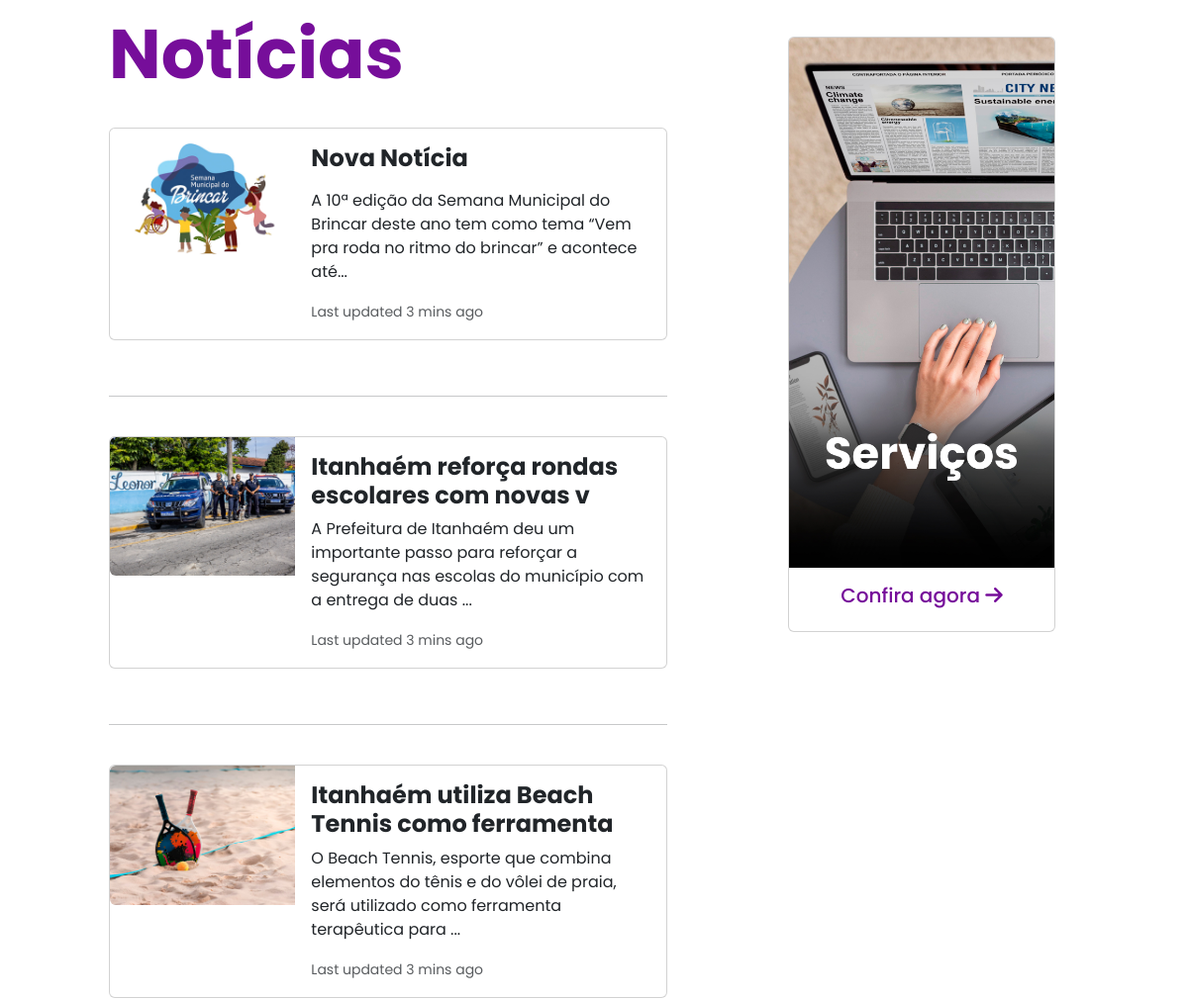
Before: / (middle part) with the older database file.
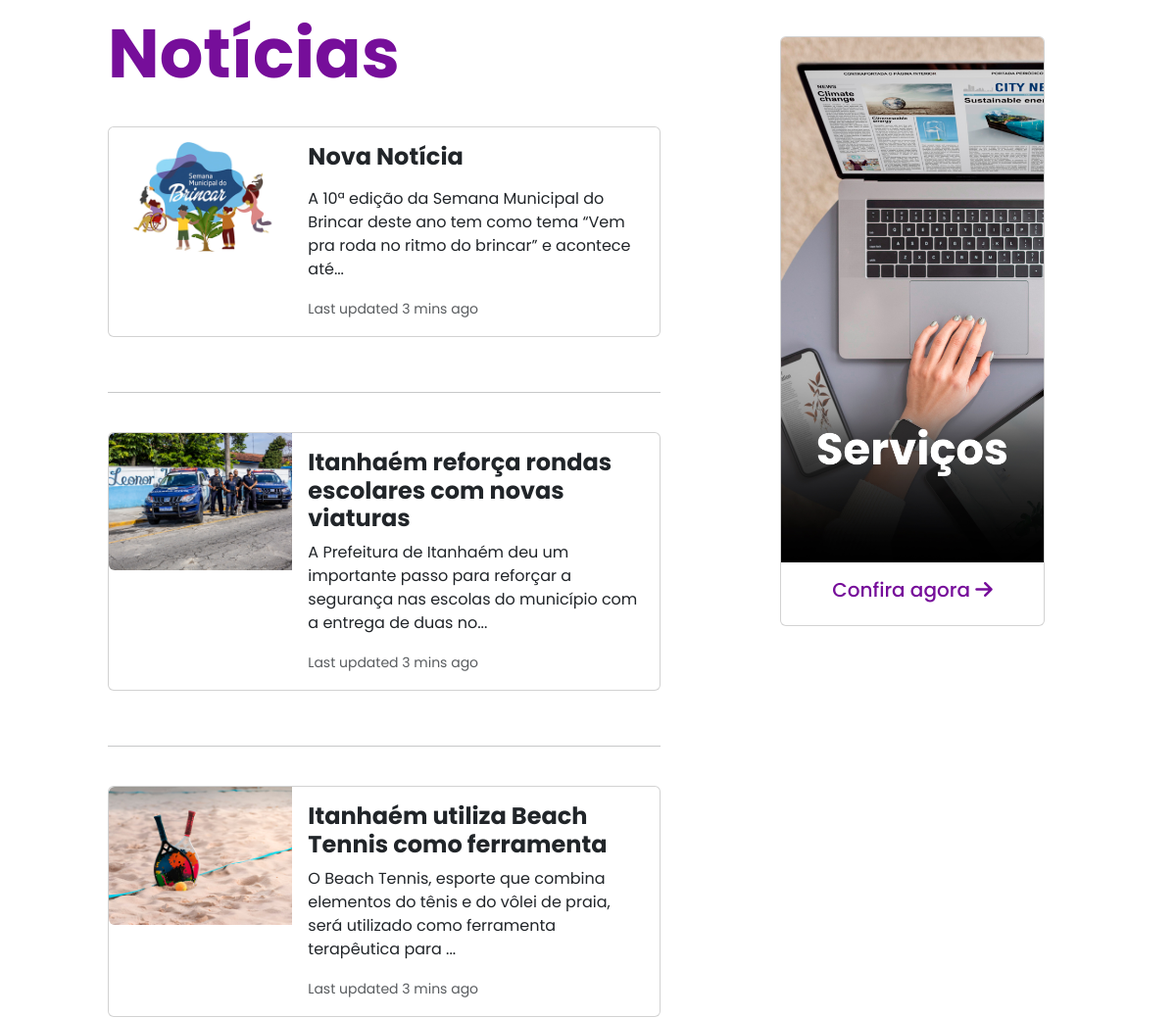
After: the same page with the newer database file.
### tables this page shows
CREATE TABLE IF NOT EXISTS `noticia` (
  `id_noticia` int(11) NOT NULL AUTO_INCREMENT,
  `titulo_noticia` varchar(60) NOT NULL,
  `texto_noticia` text NOT NULL,
  `imagem_noticia` text NOT NULL,
  `link_noticia` text,
  `status_noticia` int(11) NOT NULL,
  `adm_id_adm` int(11) DEFAULT NULL,
  PRIMARY KEY (`id_noticia`),
  KEY `adm_id_adm` (`adm_id_adm`)
);

### index.php (the view, shortened to what this page needs)
<?php
  include('conexao.php');
  $sql2 = 'SELECT * FROM noticia WHERE status_noticia = 1 ORDER BY id_noticia DESC LIMIT 3';
?>
<!DOCTYPE html>
<html lang="pt-br">
<head>
	<link rel="stylesheet" type="text/css" href="css/bootstrap.min.css">
</head>
<body>
<br>
<div class="row container-fluid">
  <div class="col-sm-1"></div>
    <div class="col-sm-6">
      <br>
      <h1 style="font-size: 70px; color: #760E9A;"><strong>Notícias</strong></h1>
      <br>
<?php
$executa = $con->query($sql2);
  if($executa -> fetch_array() == ""){
    echo
      '';
  }else{
    $executa = $con->query($sql2);
    while($noticia = $executa -> fetch_array()){
      $texto_noticia = strlen($noticia['texto_noticia']) > 128 ? substr($noticia['texto_noticia'], 0, 128) . "..." : $noticia['texto_noticia'];
      echo '<a href="noticias.php?id_noticia='.$noticia['id_noticia'].'">';
      echo
      '<div class="card mb-3" style="max-width: 1440px;">
        <div class="row g-0">
          <div class="col-md-4">
            <img src="'.$noticia['imagem_noticia'].'" class="img-fluid rounded-start" alt="...">
          </div>
          <div class="col-md-8">
            <div class="card-body">
              <h4 class="card-title"><strong>'.$noticia['titulo_noticia'].'</strong></h4>
              <p class="card-text">'.$texto_noticia.'</p>
              <p class="card-text"><small class="text-body-secondary">Last updated 3 mins ago</small></p>
            </div>
          </div>
        </div>
      </div>';
      echo '
      </a>
      <br>
      <hr>
      <br>';
    }
  }
?>
  <br>
  <br>
  <br>
</div>
<div class="col-sm-1"></div>
<div class="col-sm-3">
  <br>
  <br>
  <div class="card mb-3">
<a href="servicos.php"><img src="./img/servicos2.jpg" class="card-img-top" alt="..."></a>
<div class="card-body">
  <h5 class="card-title" style="text-align: center; color: #760E9A;">Confira agora <i class="fa-solid fa-arrow-right"></i></h5>
</div>
</div>
</div>
<br>
<br>
<br>
</body>
</html>

### index.php (style rules this page uses)
body { font-family: poppins; }
a { text-decoration: none; color: white; }

Changed rows visible on the page:
changed noticia: titulo_noticia "Itanhaém reforça rondas escolares com novas v" → "Itanhaém reforça rondas escolares com novas viaturas"; texto_noticia "A Prefeitura de Itanhaém deu um importante passo para reforçar a segurança nas escolas do município com a entrega de duas ..." → "A Prefeitura de Itanhaém deu um importante passo para reforçar a segurança nas escolas do município com a entrega de duas no..."
